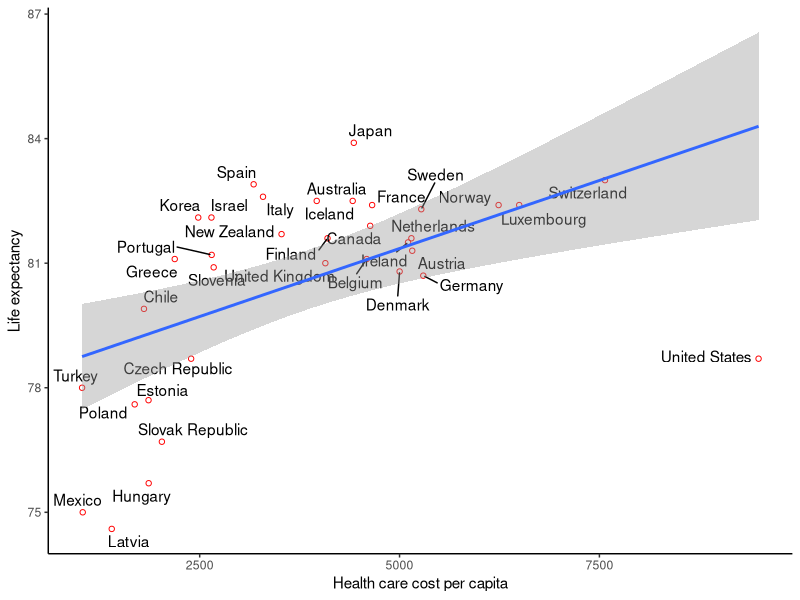
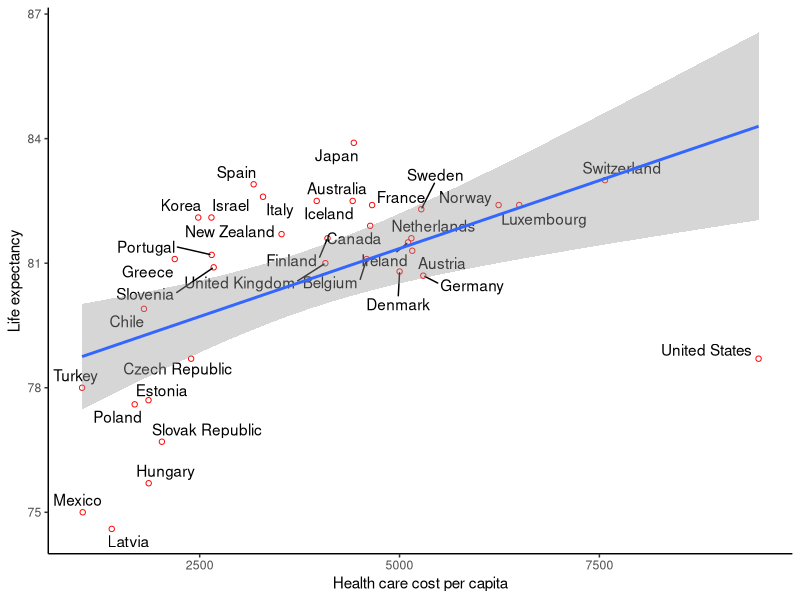

Write R code to recreate these figures, in order.
## ---- chunk 1
library(tidyverse) # for plotting and data wrangling
library(ggrepel) # to have nice labels in plotting
library(readxl) # reading excel files
## ---- chunk 2
d1 <- read.csv2("../Data/Oecd.csv", sep = ";")
## ---- chunk 3
head(d1)
## ---- chunk 4
str(d1)
## ---- chunk 5
d1$Year <- as.numeric(d1$Year)
d1$Expenses <- as.numeric(d1$Expenses)
d1$Life_expectancy <- as.numeric(d1$Life_expectancy)

str(d1)
## ---- chunk 6
d2 <- d1 %>%
  mutate(Nonsense = log((Life_expectancy / Expenses)* pi))

head(d2)
## ---- chunk 7
d2a <- d2 %>%
  select(Country, Year, Expenses, Life_expectancy)

head(d2a)
## ---- chunk 8
d2b <- d2 %>%
  select(-Life_expectancy)

head(d2b)
## ---- chunk 9
d3a <- d1 %>%
  filter(Year >= 2009 & Year <=2010)

summary(d3a)
  
## ---- chunk 10
d3b <- d1 %>%
  filter(Year == 2009 | Year == 2010)
summary(d3b)
## ---- chunk 11
d4 <- d1 %>%
  group_by(Country) %>%
  summarise(Sum_expenses = sum(Expenses), Mean_LE = mean(Life_expectancy)) 
head(d4)
## ---- chunk 12
d5 <- d1 %>%
  filter(Year == 2015)
  
## ---- chunk 13
ggplot(data=d5, aes(x=Expenses, y=Life_expectancy, label = Country)) + geom_point(color = "red", shape =21) + # produces scatterplot
geom_text_repel() +  # positions the labels
geom_smooth(method = "lm") + # adds a regression line
ylab("Life expectancy") + 
  xlab("Health care cost per capita") + #changes labels x-axis and y-axis
  theme_classic() # changes the background

ggsave("../Output/plot.png")

## ---- chunk 14

# Run this code

data1 <- data.frame(
  Hospital = c("Gigant", "Moloch", "Mega"),
  Revenue = c(100, 95, 90),
  stringsAsFactors = FALSE
)

print(data1)


## ---- chunk 15

# Run this code 

data2 <- data.frame(
  Hospital = c("Gigant", "Moloch", "Maverick"),
  Profit = c(10, 11, 5),
  stringsAsFactors = FALSE
)

print(data2)

## ---- chunk 16

data3 <- merge(data1, data2, by = "Hospital")
print(data3)
## ---- chunk 17


fulljoin <- full_join(data1, data2, by = "Hospital")
print(fulljoin)

## ---- chunk 18


innerjoin <- inner_join(data1, data2, by = "Hospital")
print(innerjoin)

## ---- chunk 19


leftjoin <- left_join(data1, data2, by = "Hospital")
print(leftjoin)

## ---- chunk 20


rightjoin <- right_join(data1, data2, by = "Hospital")
print(rightjoin)


## ---- chunk 21


antijoin <- anti_join(data1, data2, by = "Hospital")
print(antijoin)
## ---- chunk 22

semijoin <- semi_join(data1, data2, by = "Hospital")
print(semijoin)

## ---- chunk 23
data2a <- data2 %>%
  arrange(-Profit)
print(data2a)
## ---- chunk 24


column <- cbind(data1, data2a)
print(column)
## ---- chunk 25
data1a <- data.frame(
  Hospital = c("Giga"),
  Revenue = c("1000")
)
print(data1a)
## ---- chunk 26

row <- rbind(data1, data1a)
print(row)
## ---- chunk 27

innerjoin

## ---- chunk 28

long <- innerjoin %>%
  pivot_longer(cols = c("Revenue", "Profit"), names_to = "Measure", values_to = "Amount")

long

## ---- chunk 29

wide <- long %>%
  pivot_wider(names_from = "Measure", values_from = "Amount")

wide

